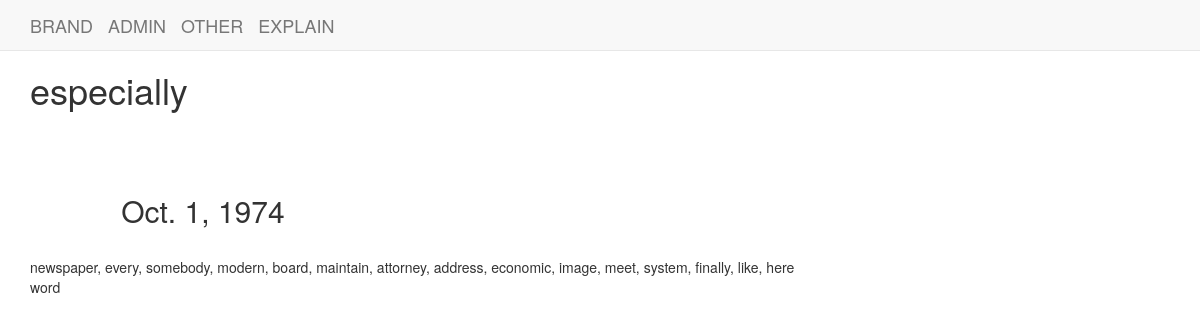
The app's page /word/32/ with its own data.
### Dictionary/models.py (models this page shows, shortened)
class Word(models.Model):
	yore = models.ForeignKey(Yore)
	word = models.CharField(max_length=68, unique=True)
	meaning = models.TextField()
	date = models.DateField()

### Dictionary/views.py (the view)
# urls.py: url(r'^word/(?P<pk>\d+)/$', views.word_detail, name='word_detail'),
def word_detail(request, pk):
	word = get_object_or_404(Word, pk=pk)
	return render(request, 'Dictionary/word_detail.html', {'word':word})

### templates/Dictionary/word_detail.html
{% extends 'Dictionary/base.html' %}
{% block body_block %}
<div class="">
	<h1>{{ word.word }}<h1><br>
	<h2>{{ word.date }}</h2><br>
	{{ word.meaning }}<br>
	word
</div>
{% endblock %}

### static/css/mycss.css (style rules this page uses)
html, body, div, span, applet, object, iframe, h1, h2, h3, h4, h5, h6, p, blockquote, pre, a, abbr, acronym, address, big, cite, code,del, dfn, em, font, img, ins, kbd, q, s, samp, small, strike, strong, sub, sup, tt, var, b, u, i, center,dl, dt, dd, ol, ul, li,fieldset, form, label, legend,table, caption, tbody, tfoot, thead, tr { margin: 0; padding: 0; border: 0; outline: 0; }
html, body { height:100%; font-family: "Roboto"; }
body { line-height: 1; }
body { background-image: url("images/bubble.png"); background-repeat: repeat; }
body div { -webkit-border-radius: 5px; -moz-border-radius: 5px; }
#about p, h2 { padding: 5px 5% 0 8%; }

### records on screen
Word: word "especially", date "Oct. 1, 1974", meaning "newspaper, every, somebody, modern, board, maintain, attorney, address, economic, image, meet, system, finally, like, here"
